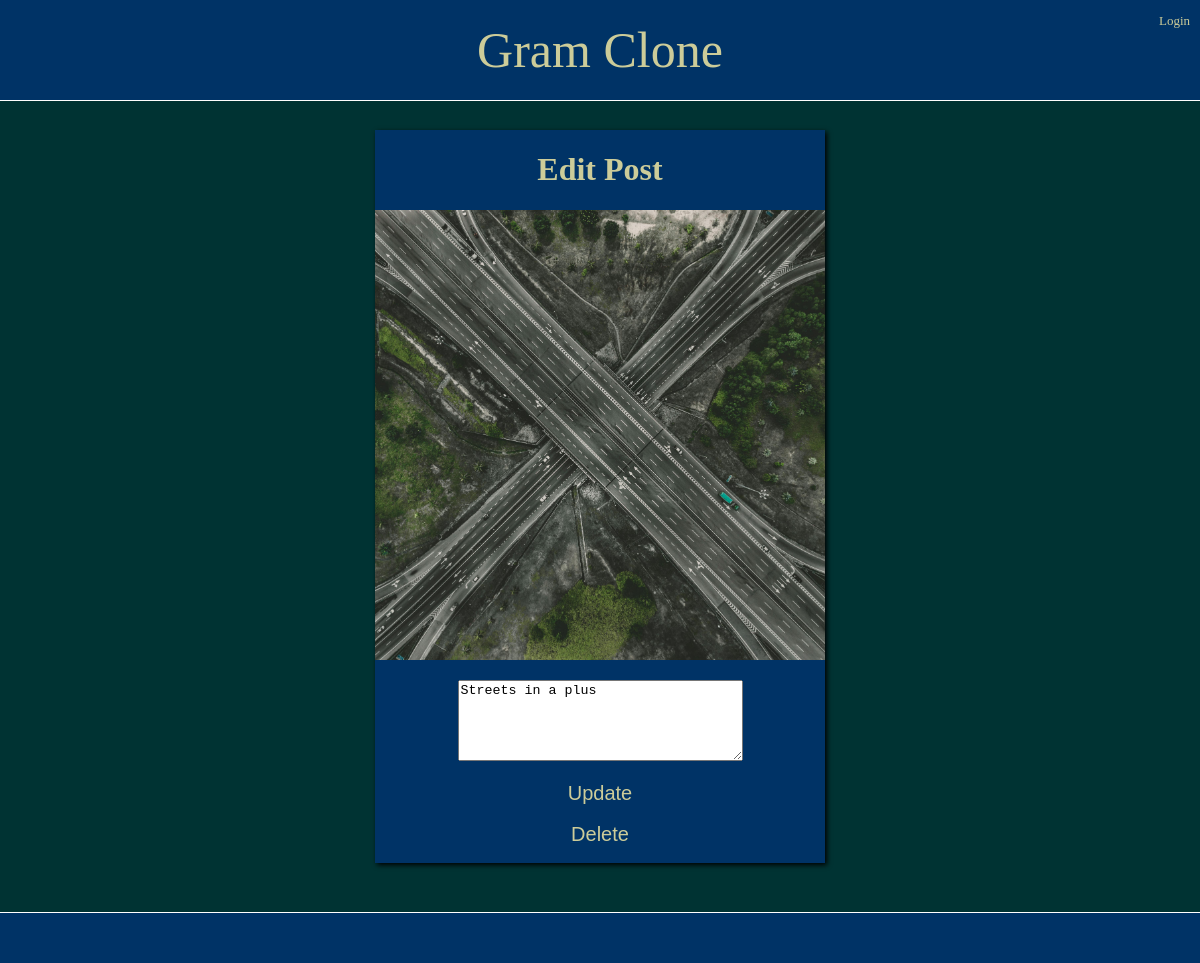
/27/edit_post, run on the app's committed database.
### Users/models.py (models this page shows)
class GramPost(models.Model):
    user = models.ForeignKey(User, on_delete=models.CASCADE, default=1)
    image = models.ImageField(
        upload_to="static/images/",
        height_field=None,
        width_field=None,
        max_length=100,
    )
    blurb = models.TextField()
    time = models.DateTimeField(default=timezone.now)
    likes = models.IntegerField(default=0)

### Users/views.py (the view)
# urls.py: path("<int:pk>/edit_post", views.edit_post, name="edit_post"),
def edit_post(request, pk):
    grampost = GramPost.objects.get(pk=pk)
    form = GramPostForm(instance=grampost)
    if "update" in request.POST:
        form = GramPostForm(request.POST, instance=grampost)
        if form.is_valid():
            form.save()
        return redirect("/profile/")
    if "delete" in request.POST:
        grampost.delete()
        return redirect("/profile/")
    return render(request, "edit_post.html", {"form": form, "post": grampost})

### Users/forms.py
class GramPostForm(forms.ModelForm):
    class Meta:
        model = GramPost
        fields = ["image", "blurb"]

### templates/edit_post.html (shortened to what this page needs)
{% include 'base.html' %}{% block content %}
<div class="page-content">
  <div class="edit-post">
    <h1>Edit Post</h1>
    <img src="{{ post.image.url }}" alt="img" width="450px" />
    <form method="POST">
      <p>
        <textarea name="blurb" rows="5" cols="33">{{ post.blurb }}</textarea>
      </p>
      <p><button type="submit" name="update">Update</button></p>
      <p><button type="submit" name="delete">Delete</button></p>
    </form>
  </div>
</div>
{% endblock %}

### static/css/style.css (style rules this page uses)
body { background: #003333; margin: 0; padding: 0; }
.page-content { overflow: scroll; display: flex; flex-direction: column; padding-top: 15vh; padding-bottom: 100px; color: #CCCC99; }
form button { font-size: 20px; border: none; background: #003366; color: #CCCC99; cursor: pointer; }
.edit-post { background: #003366; width: 450px; display: block; margin-top: 10px; margin-left: auto; margin-right: auto; text-align: center; box-shadow: 2px 2px 5px black; }
.edit-post img { width: 450px; }

### data on the page
GramPost: image (picture), blurb "Streets in a plus"
